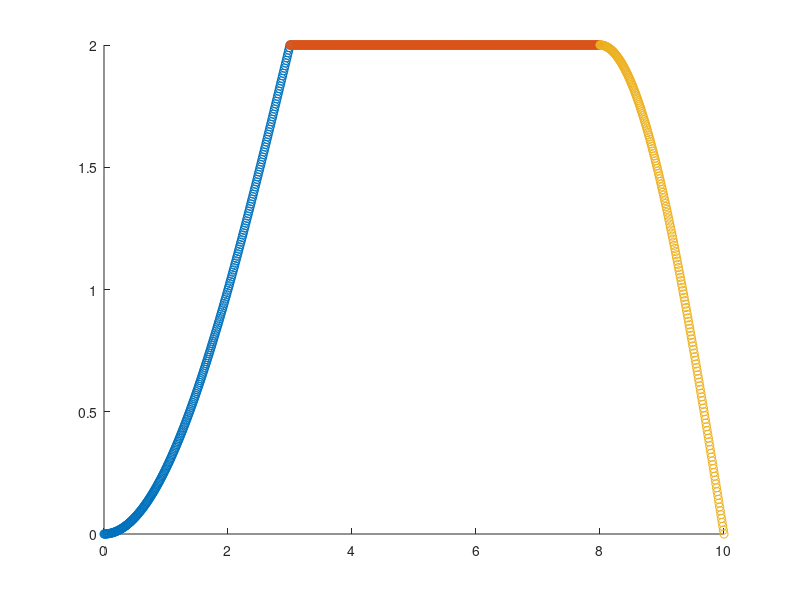

Here is the MATLAB script that generated this plot:
close all

% TO CHANGE

T = 10; %Total duration
t = 5; % Gripped duration
d1 = 3; % getting to postion
d2 = 2; % return to position
N = 1000; % number of 'points'
A = 2; % distanced covered
filename = 'z_Profile';

% END TO CHANGE

% Calculate each section number of points
N1 = int16(N/T*d1);
N2 = int16(N/T*t);
N3 = N-N1-N2;

% Determine end of phase 1 and 2 time
l1 = 0+d1;
l2 = l1+t;

% linearly spread space for all 3 phases
n1 = linspace(0,d1,N1);
n2 = linspace(l1,l2,N2);
n3 = linspace(l2,T,N3);

% Phase 1, reshape to fit 1xn
y1 = -A*cos(0.5/d1*pi*n1) + A;
y1 = reshape(y1, [N1,1]);

% Phase 2, only get 1st column
y2 = A*ones(N2);
y2 = y2(:,1);

% Phase 3, reshape to fit 1xn
y3 = A*cos(0.5/d2*pi*(n3-l2));
y3 = reshape(y3, [N3,1]);

% join x and y axis 
y = [y1; y2; y3];
n = [reshape(n1, [N1,1]); reshape(n2, [N2,1]); reshape(n3, [N3,1])];
z_profile = [n y];

% Export
save(filename,'z_profile');

% Visualise plots
scatter(n1,y1);
hold on;
scatter(n2,y2);
scatter(n3,y3);